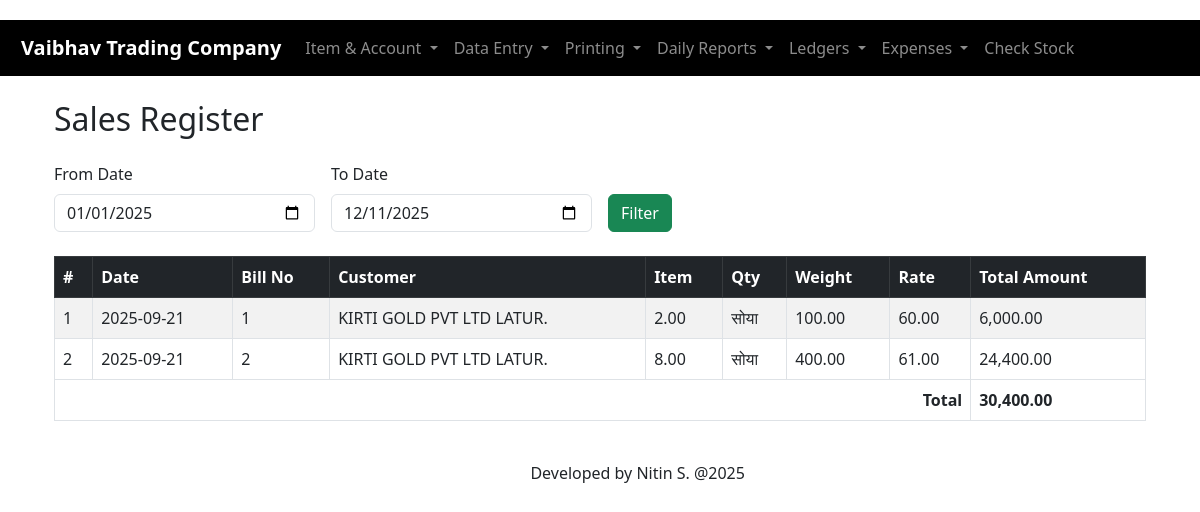
The app's page /blue-code/sale_register.php with its own data.
### tables this page shows
CREATE TABLE `sales` (
  `id` int(11) NOT NULL,
  `customer_id` int(11) NOT NULL,
  `bill_no` varchar(100) DEFAULT NULL,
  `total_amount` decimal(14,2) DEFAULT 0.00,
  `created_at` timestamp NOT NULL DEFAULT current_timestamp(),
  `invoice_number` varchar(50) NOT NULL,
  `date` date NOT NULL,
  `hamali` decimal(10,2) DEFAULT 0.00,
  `freight` decimal(10,2) DEFAULT 0.00
);

CREATE TABLE `accounts` (
  `id` int(11) NOT NULL,
  `name` varchar(255) NOT NULL,
  `type` enum('customer','supplier','other') NOT NULL DEFAULT 'other',
  `phone` varchar(50) DEFAULT NULL,
  `email` varchar(100) DEFAULT NULL,
  `address` text DEFAULT NULL,
  `created_at` timestamp NOT NULL DEFAULT current_timestamp()
);

CREATE TABLE `sale_details` (
  `id` int(11) NOT NULL,
  `sale_id` int(11) NOT NULL,
  `item_id` int(11) NOT NULL,
  `quantity` int(11) DEFAULT NULL,
  `weight` decimal(10,2) DEFAULT NULL,
  `rate` decimal(10,2) DEFAULT NULL,
  `total` decimal(10,2) DEFAULT NULL
);

CREATE TABLE `items` (
  `id` int(11) NOT NULL,
  `sku` varchar(100) DEFAULT NULL,
  `name` varchar(255) NOT NULL,
  `unit` varchar(50) DEFAULT 'pcs',
  `expense` varchar(255) DEFAULT NULL,
  `created_at` timestamp NOT NULL DEFAULT current_timestamp(),
  `description` text DEFAULT NULL,
  `purchase_rate` decimal(10,2) DEFAULT NULL,
  `sale_rate` decimal(10,2) DEFAULT NULL,
  `expenses` decimal(10,2) DEFAULT NULL,
  `stock` decimal(10,2) DEFAULT 0.00
);

### blue-code/sale_register.php (the view)
<?php
include 'db.php';
include 'header.php';
$from = $_GET['from'] ?? date('Y-01-01');
$to   = $_GET['to'] ?? date('Y-m-d');
?>
<div class="container my-4">
    <h2 class="mb-4">Sales Register</h2>
    <form class="row g-3 mb-4" method="GET">
        <div class="col-md-3">
            <label class="form-label">From Date</label>
            <input type="date" name="from" class="form-control" value="<?= htmlspecialchars($from) ?>" required>
        </div>
        <div class="col-md-3">
            <label class="form-label">To Date</label>
            <input type="date" name="to" class="form-control" value="<?= htmlspecialchars($to) ?>" required>
        </div>
        <div class="col-md-3 align-self-end">
            <button type="submit" class="btn btn-success">Filter</button>
        </div>
    </form>
    <div class="table-responsive">
        <table class="table table-striped table-bordered">
            <thead class="table-dark">
                <tr>
                    <th>#</th>
                    <th>Date</th>
                    <th>Bill No</th>
                    <th>Customer</th>
                    <th>Item</th>
                    <th>Qty</th>
                    <th>Weight</th>
                    <th>Rate</th>
                    <th>Total Amount</th>
                </tr>
            </thead>
            <tbody>
            <?php
            $sql = "
                SELECT
                    s.id,
                    s.invoice_number,
                    s.date,
                    c.name AS customer,
                    i.name AS item,
                    sd.weight,
                    sd.rate,
                    sd.quantity,
                    s.total_amount
                FROM sales s
                INNER JOIN accounts c
                    ON s.customer_id = c.id
                INNER JOIN sale_details sd
                    ON s.id = sd.sale_id
                INNER JOIN items i
                    ON sd.item_id = i.id
                WHERE s.date BETWEEN ? AND ?
                ORDER BY s.date ASC, s.id ASC
            ";
            $stmt = $conn->prepare($sql);
            if (!$stmt) {
                echo "<tr><td colspan='10' class='text-danger text-center'>
                        SQL Prepare Error: " . htmlspecialchars($conn->error) . "
                      </td></tr>";
            } else {
                $stmt->bind_param("ss", $from, $to);
                $stmt->execute();
                $result = $stmt->get_result();
                $total = 0;
                $i = 1;
                if ($result->num_rows > 0) {
                    while ($row = $result->fetch_assoc()) {
                        echo "<tr>
                            <td>{$i}</td>
                            <td>" . htmlspecialchars($row['date']) . "</td>
                            <td>" . htmlspecialchars($row['invoice_number']) . "</td>
                            <td>" . htmlspecialchars($row['customer']) . "</td>
                            <td>" . number_format($row['quantity'], 2) . "</td>
                            <td>" . htmlspecialchars($row['item']) . "</td>
                            <td>" . number_format($row['weight'], 2) . "</td>
                            <td>" . number_format($row['rate'], 2) . "</td>
                            <td>" . number_format($row['total_amount'], 2) . "</td>
                        </tr>";
                        $total += $row['total_amount'];
                        $i++;
                    }
                } else {
                    echo "<tr><td colspan='10' class='text-center text-muted'>
                            No sales found in this date range
                          </td></tr>";
                }
            }
            ?>
            </tbody>
            <tfoot>
                <tr class="fw-bold">
                    <td colspan="8" class="text-end">Total</td>
                    <td><?= number_format($total ?? 0, 2) ?></td>
                </tr>
            </tfoot>
        </table>
    </div>
</div>
<?php include 'footer.php'; ?>

### blue-code/header.php (style rules this page uses)
body { padding: 20px; }

### records on screen
sales: date "2025-09-21", invoice_number "1", customer.name "KIRTI GOLD PVT LTD LATUR.", sale_details.quantity "2.00", items.name "सोया", sale_details.weight "100.00", sale_details.rate "60.00", total_amount "6,000.00"
sales: date "2025-09-21", invoice_number "2", customer.name "KIRTI GOLD PVT LTD LATUR.", sale_details.quantity "8.00", items.name "सोया", sale_details.weight "400.00", sale_details.rate "61.00", total_amount "24,400.00"

### other values on screen
$total "30,400.00"
